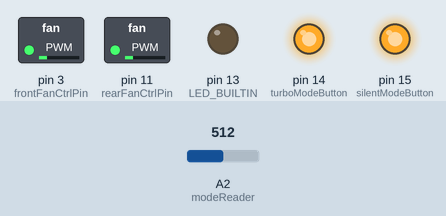
Simulated run of this sketch. Board: Arduino Uno, built with avr-gcc and run on an emulated ATmega328P. Shown: switched loads named in the sketch (green lamp = pin HIGH), output pins drawn as LEDs (lit = HIGH). Inputs (shaded band) come from the test bench; at power-on: A2 (modeReader) = 512.

Above: at 1.2 s.
1.3 s: A2 (modeReader) set to 944
2.8 s: A2 (modeReader) set to 960
At 3.7 s:
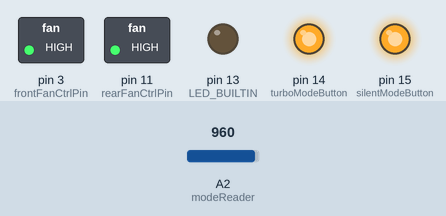
4.3 s: A2 (modeReader) set to 907
5.8 s: A2 (modeReader) set to 891
At 6.1 s:
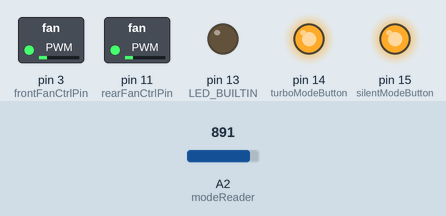
7.3 s: A2 (modeReader) set to 53
8.8 s: A2 (modeReader) set to 44
At 9.7 s:
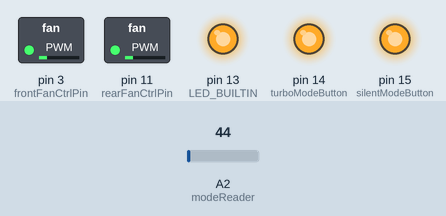
Timing chart, 0 to 11.3 s (numbered marks = the images above; inputs shaded):
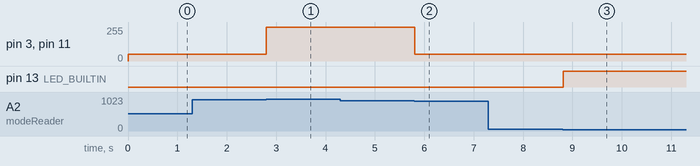

The sketch:

TKFanController_ard.ino
```cpp
byte frontFanCtrlPin = 3;
byte rearFanCtrlPin = 11;
byte turboModeButton = 14;
byte silentModeButton = 15;
byte modeReader = 16;

int duty = 50;
char buf[10];

int readline(int readch, char *buffer, int len) {
    static int pos = 0;
    int rpos;

    if (readch > 0) {
        switch (readch) {
            case '\r': // Ignore CR
                break;
            case '\n': // Return on new-line
                rpos = pos;
                pos = 0;  // Reset position index ready for next time
                return rpos;
            default:
                if (pos < len-1) {
                    buffer[pos++] = readch;
                    buffer[pos] = 0;
                }
        }
    }
    return 0;
}

void setup()
{
  Serial.begin(9600);
  TCCR2B = (TCCR2B & 0xF8) | 0x01; // timer 2 (pins 11,3) TCCR2B = TCCR2B & B11111000 | B00000001;

  pinMode(LED_BUILTIN, OUTPUT);

  pinMode(frontFanCtrlPin, OUTPUT);
  pinMode(rearFanCtrlPin, OUTPUT);

  pinMode(turboModeButton, OUTPUT);
  analogWrite(turboModeButton, 255);

  pinMode(silentModeButton, OUTPUT);
  analogWrite(silentModeButton, 128);

  pinMode(modeReader, INPUT);

  analogWrite(frontFanCtrlPin, duty);
  analogWrite(rearFanCtrlPin, duty);
}

void loop()
{
  int mode = analogRead(modeReader);
  if (mode > 500 && mode < 900 && duty != 50)//silent mode
  {
    duty = 50;
    analogWrite(rearFanCtrlPin, duty);
    analogWrite(frontFanCtrlPin, duty);
  }
  else if (mode > 950 && duty != 255) // turbo mode
  {
    duty = 255;
    analogWrite(rearFanCtrlPin, duty);
    analogWrite(frontFanCtrlPin, duty);
  }
  else if (mode < 50) // normal mode
  {
    if (readline(Serial.read(), buf, 10) > 0)
    {
      duty = atoi(buf);
    }
    if (duty > 30)
    {
      digitalWrite(LED_BUILTIN, HIGH);
    }
    else
    {
      digitalWrite(LED_BUILTIN, LOW);
    }
    if (duty >= 30 && duty <= 255 )
    {
      analogWrite(frontFanCtrlPin, duty);
      analogWrite(rearFanCtrlPin, duty);
    }
  }
  delay(100);
}
```

Measured:
- the behaviour switches between 950 and 951 on A2 (modeReader) (found by bisection; images 0 and 1)
- the behaviour switches between 900 and 899 on A2 (modeReader) (found by bisection; images 1 and 2)
- the behaviour switches between 50 and 49 on A2 (modeReader) (found by bisection; images 2 and 3)
- after the input at 1.3 s, every drawn part: stays the same
- after the input at 2.8 s, pin 3 (frontFanCtrlPin), pin 11 (rearFanCtrlPin): 50/255 → 255/255 at once
- after the input at 4.3 s, every drawn part: stays the same
- after the input at 5.8 s, pin 3 (frontFanCtrlPin), pin 11 (rearFanCtrlPin): 255/255 → 50/255 at once
- after the input at 7.3 s, every drawn part: stays the same
- after the input at 8.8 s, pin 13 (LED_BUILTIN): LOW → HIGH at once
